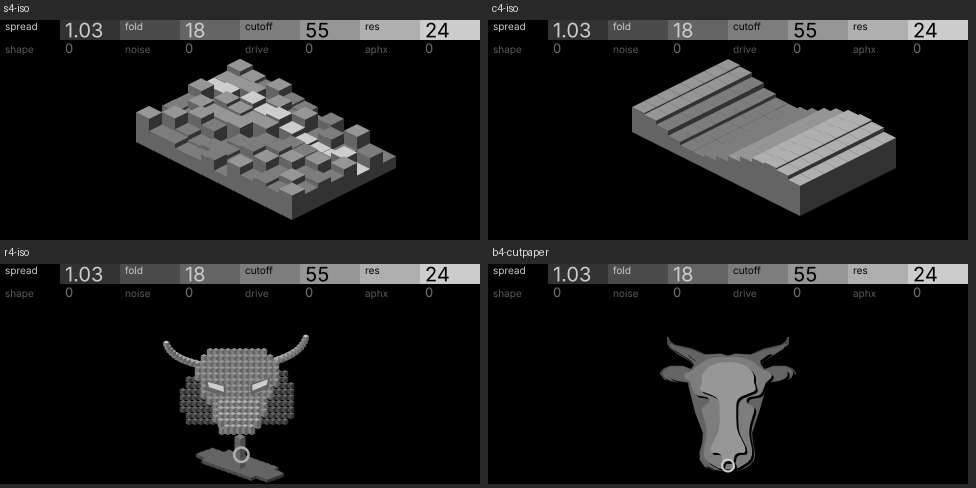
#> input picture screens/toro/concepts/blocks-candidates.png, 976 x 488 px, given in place of toro-ink-rest.jpg, which was not available
$ python ink_trace.py blocks-candidates.png
#> lines starting #> are read from the running program, lines starting #| are printed output that depends on the picture; after the words box and inside, x2 and y2 are one past the last pixel; in counts of white or black regions, pixels touching at a corner belong together
### screens/toro/gen_frames.py
#!/usr/bin/env python3
"""Frames for toro's TAURUS screen, revision 3 (screens/toro/brief.md).

An atlas page. The Taurus chart is static: grid, stars, figure lines, labels. Every control acts on
something an atlas draws in its own conventions:

  spread  the Moon slides along its dotted ephemeris track       shape   the Moon's phase
  fold    the Milky Way's isophote contours fold at the edges    noise   faint stars come out
  cutoff  a magnifier inset on Aldebaran: the star grows to a disk
  res     Airy rings round the magnified star                    drive   plotted Taurid meteor trails
  aphx    stars drift off their places

One drawing language: hairline strokes (1–1.5 px), outlines first, fills only as dark bodies, one
bright subject. Frames are authored like the panel fragment; mutable outlines sit at a node origin
with points inside ±64 px.

Chart geometry is from thoughtgrain/labyrinth opxy/machines/toro/gen_panel.py, MIT, (c) 2026 briannhinton.

    python3 screens/toro/gen_frames.py
"""
from __future__ import annotations

import math
import random
from pathlib import Path

OUT = Path(__file__).resolve().parent / "frames"
PREFIX = "toro"
G = ["#000000", "#323232", "#4B4B4B", "#646464", "#7D7D7D", "#969696", "#AFAFAF", "#CDCDCD"]
FONT = 'font-family="UniversNextPro-Light"'


def grey(level: float) -> str:
    return G[max(0, min(7, round(level * 7)))]


# ---- the chart (labyrinth gen_panel.py), absolute, static ------------------------------------------------------
CX, CY = 240, 134
STARS = {"ald": (18, 2, 3.2), "g1": (-6, -14, 2.0), "g2": (-26, -24, 1.7), "g3": (-4, 16, 1.8), "g4": (-28, 28, 1.6),
         "beta": (110, -56, 2.5), "zeta": (96, 44, 2.1), "back": (-70, -6, 1.7), "tail": (-150, 22, 1.7)}
POS = {k: (CX + x, CY + y) for k, (x, y, _) in STARS.items()}
JOINS = [("ald", "g1"), ("g1", "g2"), ("ald", "g3"), ("g3", "g4"), ("g1", "beta"), ("g3", "zeta"),
         ("g2", "back"), ("g4", "back"), ("back", "tail")]
PLE = (120, 106)
PLE7 = [(-8, -4, 1.7), (-2, -7, 1.6), (5, -5, 1.8), (9, 1, 1.6), (3, 5, 1.7), (-5, 6, 1.6), (0, 0, 2.0)]

# ---- the sky's other features -----------------------------------------------------------------------------------
MOON_Y, MOON_X0, MOON_X1, MOON_R = 63, 170, 312, 21          # ephemeris track along the top
INSET, INSET_R = (412, 172), 41                              # magnifier on Aldebaran
MW_ORIGIN, MW_A, MW_B = (440, 102), (392, 62), (492, 148)     # Milky Way band, top right (points within ±64 of origin)
RADIANT = (150, 150)
FIELD_N, FIELD_BASE, TRAILS = 165, 40, 16
BODY_TOP = 40
LINE_W, HAIR = 1.2, 1.0

DEFAULTS = {"spread": 0.06, "fold": 0.18, "cutoff": 0.55, "res": 0.24, "shape": 0.0, "noise": 0.0, "drive": 0.0, "aphx": 0.0}
CONTROLS = list(DEFAULTS)
HIDDEN = (640, 320)
N = {"MW": 0, "HDR": 3, "STAR": 11, "JOIN": 20, "INSET_STAR": 29, "INSET_CORE": 30, "SPIKE": 31, "RING": 32,
     "NEIGH": 36, "MOON_BODY": 38, "MOON_LIMB": 39, "MOON": 40, "TRAIL": 48, "FIELD": 64}
N["TOTAL"] = N["FIELD"] + FIELD_N
MOON_PHASES = 8


def f(v: float) -> str:
    s = f"{v:.3f}".rstrip("0").rstrip(".")
    return "0" if s in ("-0", "") else s


def poly(pts) -> str:
    return "M " + " L ".join(f"{f(x)} {f(y)}" for x, y in pts) + " Z"


def dot(r: float, n: int = 10):
    return [(math.cos(k * 2 * math.pi / n) * r, math.sin(k * 2 * math.pi / n) * r) for k in range(n)]


# [15 lines left out: functions annulus, ribbon, not called in this run]


def line(a, b, w):
    return ribbon([a, b], w)


def taper(length: float, w0: float, w1: float):
    return [(0, -w0 / 2), (length, -w1 / 2), (length, w1 / 2), (0, w0 / 2)]


def rot(pts, deg):
    c, s = math.cos(math.radians(deg)), math.sin(math.radians(deg))
    return [(x * c - y * s, x * s + y * c) for x, y in pts]


def spike(r: float, inner: float = 0.05):
    return [(math.cos(-math.pi / 2 + k * math.pi / 4) * (r if k % 2 == 0 else r * inner),
             math.sin(-math.pi / 2 + k * math.pi / 4) * (r if k % 2 == 0 else r * inner)) for k in range(8)]


# [4 lines left out: function fold_signal, not called in this run]


def hrand(i: int, salt: int) -> float:
    x = math.sin(i * 12.9898 + salt * 78.233) * 43758.5453
    return x - math.floor(x)


# [5 lines left out: function moon_phase, not called in this run]


def in_inset(x, y, pad=0):
    return math.hypot(x - INSET[0], y - INSET[1]) < INSET_R + pad


def on_body(x, y):
    return 2 <= x <= 478 and BODY_TOP + 2 <= y <= 218


# ---- seeded layouts ---------------------------------------------------------------------------------------------
def clear_of_marks(x, y):
    if any(math.hypot(x - px, y - py) < 7 for px, py in POS.values()):
        return False
    if math.hypot(x - PLE[0], y - PLE[1]) < 16 or in_inset(x, y, 4):
        return False
    boxes = [(10, 50, 90, 66), (100, 79, 142, 90), (144, 40, 336, 96), (352, 66, 366, 78), (338, 182, 352, 194), (74, 162, 90, 174), (134, 162, 178, 174)]
    return not any(x0 <= x <= x1 and y0 <= y <= y1 for x0, y0, x1, y1 in boxes)


def field_layout():
    rnd, pts = random.Random(41), []
    while len(pts) < FIELD_N:
        x, y = rnd.uniform(6, 474), rnd.uniform(BODY_TOP + 4, 214)
        if clear_of_marks(x, y):
            pts.append((x, y, rnd.choice([1.6, 1.6, 1.7, 1.9]), rnd.choice([3, 3, 4, 5])))
    return pts


def trail_layout():
    """meteor trails as an observer plots them: short lines that trace back to the radiant"""
    rnd, out = random.Random(7), []
    while len(out) < TRAILS:
        ang = rnd.uniform(0, 360)
        d0 = rnd.uniform(26, 230)
        length = rnd.uniform(36, 58)
        a = (RADIANT[0] + math.cos(math.radians(ang)) * d0, RADIANT[1] + math.sin(math.radians(ang)) * d0)
        b = (a[0] + math.cos(math.radians(ang)) * length, a[1] + math.sin(math.radians(ang)) * length)
        if not (on_body(*a) and on_body(*b)) or in_inset(*a, 6) or in_inset(*b, 6):
            continue
        if not (clear_of_marks(*a) and clear_of_marks(*b)):
            continue
        out.append((a, ang, length))
#> in trace, `im = Image.open(path).convert("L").crop(box).resize((W, H), Image.BOX)`:
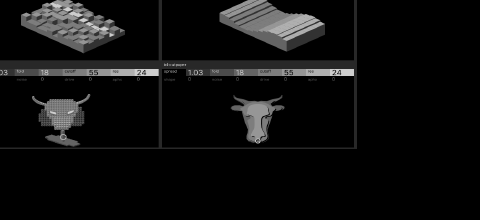
#> im: PIL image 480x220 L; min 0, max 205, mean 14.2
#> in trace, `gray = np.clip((np.array(im).astype(float) - black) / (white - black),..`:
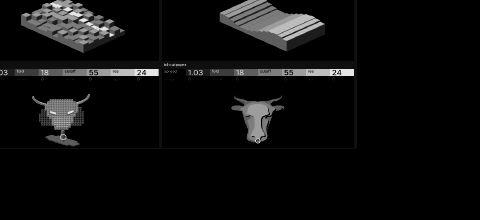
#> gray: shape (220, 480) float64; min 0, max 0.898, mean 0.05
    return out


FIELD = field_layout()
TRAIL = trail_layout()


# ---- static artwork -----------------------------------------------------------------------------------------------
# [49 lines left out: functions static_back, labels, inset_frame, not called in this run]


# ---- header preview -----------------------------------------------------------------------------------------------
def header(values: dict) -> list[str]:
    o = ['<g id="preview_header">', '<rect x="0" y="0" width="480" height="38" fill="#000000" stroke="none"/>']
    for i, c in enumerate(G):
        o.append(f'<rect x="{60 * i}" y="0" width="60" height="20" fill="{c}" stroke="none"/>')
    caps = {k: str(round(v * 100)) for k, v in values.items()}
    caps["spread"] = f"{1 + 0.5 * values['spread']:.2f}"
    for col in range(4):
        light = "#CBCBCB" if col < 2 else "#000000"
        a, b = CONTROLS[col], CONTROLS[col + 4]
        o.append(f'<text transform="matrix(1 0 0 1 {5 + 120 * col} 10)" fill="{light}" {FONT} font-size="10px">{a}</text>')
        o.append(f'<text transform="matrix(1 0 0 1 {65 + 120 * col} 17.4)" fill="{light}" {FONT} font-size="20px">{caps[a]}</text>')
        o.append(f'<text transform="matrix(1 0 0 1 {5 + 120 * col} 33)" fill="#5A5A5A" {FONT} font-size="10px">{b}</text>')
        o.append(f'<text transform="matrix(1 0 0 1 {65 + 120 * col} 33)" fill="#707070" {FONT} font-size="13px">{caps[b]}</text>')
    o.append("</g>")
    return o


# [117 lines left out: functions node, frame, main, not called in this run]


# [2 lines that do not run on import are left out]

### screens/toro/concepts/ink_trace.py
#!/usr/bin/env python3
"""Toro round 10: the owner's own one-bit bull, traced from two photos of the real screen and driven by toro's controls.

References (opxy/reference/): toro-ink-rest.jpg is the rest state, toro-ink-smoke.jpg is the same screen with the
steam up. I crop each photo to the display's active area and box-resample it to 480 × 220, one sample per display
pixel. Solid lines (a 3 × 3 neighbourhood mostly white) and lone dots are kept as they are; everything else is a
dithered region whose local density I quantise to 0/25/50/75/100 % and redraw as ordered (Bayer) dither. That gives
pixel-exact art that matches the photo without the camera's moiré. The same `regularise` pass runs after any raster
move, so the dither never smears. The steam is the difference between the two traces, kept as its own layer.

Control map (toro's eight):
  spread  horns scale outward from their roots      shape  the waveform glyphs morph saw → triangle
  fold    heat squiggles appear and tighten          noise  sparkles and grain fill the air
  cutoff  the eyes: dead → glint → wide open         drive  the steam comes out, puff by puff from the nostrils
  res     the burst beside the muzzle grows          aphx   the dither swatches slip, per key, with a torn scanline
  a note: the eyes flash and the steam flares a step further

    python3 screens/toro/concepts/ink_trace.py [--debug]
"""
from __future__ import annotations

import math
import random
import subprocess
import sys
import tempfile
from pathlib import Path

import numpy as np
from PIL import Image, ImageDraw
from scipy.ndimage import binary_dilation, uniform_filter

HERE = Path(__file__).resolve().parent
sys.path.insert(0, str(HERE.parent))
import gen_frames as g  # noqa: E402

W, H, TOP = 480, 220, 40
REFDIR = HERE.parent.parent.parent / "opxy" / "reference"
REST = (REFDIR / "toro-ink-rest.jpg", (83, 71, 1283, 687))        # photo, display's active area in it
SMOKE = (REFDIR / "toro-ink-smoke.jpg", (66, 50, 966, 512))
BAYER = np.array([[0, 8, 2, 10], [12, 4, 14, 6], [3, 11, 1, 9], [15, 7, 13, 5]]) / 16.0 + 1 / 32
_yy, _xx = np.mgrid[0:H, 0:W]
BAY = BAYER[_yy % 4, _xx % 4]

# regions in logical px, read off the rest trace at 2×
HORN_L = (138, 42, 192, 102)
HORN_R = (276, 42, 332, 102)
EYES = ((210, 124, 12), (267, 124, 12))
FACE = (198, 76, 278, 150)
NOSE = (240, 166)
BURST = (150, 150)
WAVE = (78, 165, 150, 200)
WAVE_SMALL = (400, 98, 452, 130)
BLOCKS = [(90, 42, 128, 80), (90, 102, 125, 135), (362, 58, 396, 92), (366, 120, 398, 152)]
SQUIGGLES = [(140, 100), (62, 128), (345, 92), (300, 182)]
HEAD = (138, 42, 334, 180)                    # horns, ears, face and muzzle; the neck at the bottom edge stays put
TUFT = (368, 52, 404, 94)
PLUMES = [(44, 78), (120, 76), (152, 98), (226, 148), (226, 180), (150, 172), (88, 162), (40, 130)], \
         [(254, 150), (300, 118), (360, 98), (392, 76), (434, 82), (438, 120), (402, 142), (332, 160), (254, 180)]


# ---- tracing ---------------------------------------------------------------------------------------------------------
def regularise(on: np.ndarray, mask=None) -> np.ndarray:
    """keep solid lines and lone dots; redraw every dithered region as Bayer at its local density"""
    n3 = uniform_filter(on.astype(float), 3) * 9
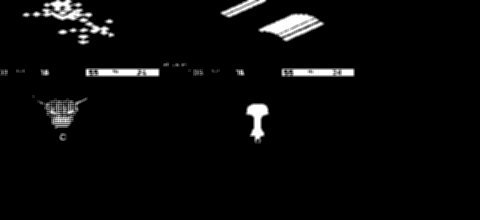
#> n3: shape (220, 480) float64; min -2.66e-15, max 9, mean 0.309; drawn with min black and max white
    d5 = uniform_filter(on.astype(float), 5)
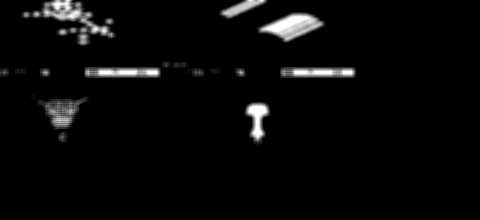
#> d5: shape (220, 480) float64; min -5.11e-16, max 1, mean 0.0344; drawn with min black and max white
    tone = np.round(d5 * 4) / 4
    out = BAY < tone
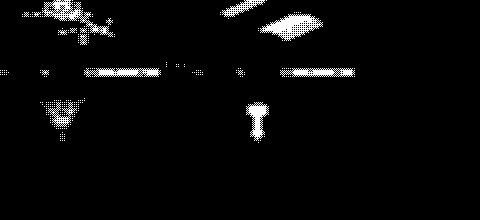
#> out: shape (220, 480) bool; 3.4% white; 226 white regions (217 under 20 px), largest, box (x1, y1, x2, y2) and area: (260, 14, 323, 41) 805, (42, 0, 113, 37) 614, (84, 68, 161, 77) 450
    out[on & (n3 >= 6)] = True
    out[on & (n3 <= 2) & (d5 < 0.15)] = True
#> out: shape (220, 480) bool; 3.9% white; 232 white regions (219 under 20 px), largest, box (x1, y1, x2, y2) and area: (260, 14, 323, 41) 898, (42, 0, 113, 37) 729, (84, 68, 161, 77) 518
    out[~on & (n3 <= 1)] = False
    if mask is not None:
        out = np.where(mask, out, on)
    return out


def trace(ref, thresh=0.5, black=28, white=225) -> np.ndarray:
    path, box = ref
    im = Image.open(path).convert("L").crop(box).resize((W, H), Image.BOX)
    gray = np.clip((np.array(im).astype(float) - black) / (white - black), 0, 1)
    out = regularise(gray > thresh)
    out[:TOP] = False
#> out: shape (220, 480) bool; 1.8% white; 142 white regions (137 under 20 px), largest, box (x1, y1, x2, y2) and area: (85, 68, 160, 77) 511, (281, 68, 355, 77) 496, (246, 103, 269, 141) 450, (48, 102, 77, 127) 247, (80, 40, 87, 45) 23
    return out


def _cached(name, fn):
    p = HERE / "i2-trace" / name
    if p.exists():
        return np.array(Image.open(p).convert("L")) > 127
    p.parent.mkdir(exist_ok=True)
    out = fn()
    Image.fromarray((out * 255).astype("uint8")).save(p)
    return out


def base() -> np.ndarray:
    return _cached("base.png", lambda: trace(REST))


def smoke() -> tuple[np.ndarray, np.ndarray]:
    """the steam: the smoke trace, and the mask of where it differs from the rest trace"""
    def build():
        m = poly_mask(PLUMES[0]) | poly_mask(PLUMES[1])      # the two traces align within 2 px, so the plume regions can simply swap
        for keep in ((196, 70, 280, 150), (214, 150, 266, 180), (368, 52, 404, 92), WAVE_SMALL):   # the face, chin, tail tuft and right glyph stay the rest art
            m &= ~box_mask(keep)
        return m
    m = _cached("smoke-mask.png", build)
    s = _cached("smoke.png", lambda: trace(SMOKE))
    return s, m


# ---- raster region ops ------------------------------------------------------------------------------------------------
def poly_mask(pts) -> np.ndarray:
    im = Image.new("L", (W, H), 0)
    ImageDraw.Draw(im).polygon([(round(x), round(y)) for x, y in pts], fill=255)
    return np.array(im) > 0


def box_mask(b) -> np.ndarray:
    m = np.zeros((H, W), bool)
    m[b[1]:b[3], b[0]:b[2]] = True
    return m


# [9 lines left out: function retone, not called in this run]


def scale_region(px: np.ndarray, b, sx: float, sy: float, anchor: str) -> None:
    """scale a box's pixels, nearest-neighbour, keeping one corner ('bl' or 'br') fixed; then regularise"""
    x0, y0, x1, y1 = b
    src = Image.fromarray((px[y0:y1, x0:x1] * 255).astype("uint8"))
    nw, nh = max(1, round((x1 - x0) * sx)), max(1, round((y1 - y0) * sy))
    dst = np.array(src.resize((nw, nh), Image.NEAREST)) > 127
    px[y0:y1, x0:x1] = False
    ty = y1 - nh
    tx = x0 if anchor == "bl" else x1 - nw
    cy0, cx0 = max(0, ty), max(0, tx)
    sub = dst[cy0 - ty:, cx0 - tx:]
    sub = sub[: H - cy0, : W - cx0]
    px[cy0:cy0 + sub.shape[0], cx0:cx0 + sub.shape[1]] |= sub
    m = np.zeros((H, W), bool)
    m[cy0:cy0 + sub.shape[0], cx0:cx0 + sub.shape[1]] = True
    px[:] = regularise(px, m)


def skew_region(px: np.ndarray, b, amp: float) -> None:
    """lean a box sideways: each row shifts by amp at the top, tapering to 0 at the bottom (a head on a neck)"""
    x0, y0, x1, y1 = b
    src = px[y0:y1, x0:x1].copy()
    px[y0:y1, x0:x1] = False
    for i in range(y1 - y0):
        dx = int(round(amp * (1 - i / (y1 - y0))))
        tx = x0 + dx
        row = src[i]
        lo, hi = max(0, tx), min(W, tx + row.shape[0])
        px[y0 + i, lo:hi] |= row[lo - tx:hi - tx]


def shift_region(px: np.ndarray, b, dx: int, dy: int = 0) -> None:
    x0, y0, x1, y1 = b
    src = px[y0:y1, x0:x1].copy()
    px[y0:y1, x0:x1] = False
    tx0, ty0 = max(0, x0 + dx), max(0, y0 + dy)
    sub = src[ty0 - (y0 + dy):, tx0 - (x0 + dx):][: H - ty0, : W - tx0]
    px[ty0:ty0 + sub.shape[0], tx0:tx0 + sub.shape[1]] = sub


# ---- vector marks (drawn in white, PIL) --------------------------------------------------------------------------------
class Pen:
    def __init__(self, px):
        self.px = px

    def _draw(self, fn, value=True):
        im = Image.new("L", (W, H), 0)
        fn(ImageDraw.Draw(im))
        self.px[np.array(im) > 0] = value

    def line(self, pts, w=2, value=True):
        self._draw(lambda d: d.line([(round(x), round(y)) for x, y in pts], fill=255, width=w, joint="curve"), value)

    def disc(self, x, y, r, value=True):
        self._draw(lambda d: d.ellipse([x - r, y - r, x + r, y + r], fill=255), value)

    def ring(self, x, y, r, w=2):
        self._draw(lambda d: d.ellipse([x - r, y - r, x + r, y + r], outline=255, width=w))

    def tone_disc(self, x, y, r, tone):
        im = Image.new("L", (W, H), 0)
        ImageDraw.Draw(im).ellipse([x - r, y - r, x + r, y + r], fill=255)
        m = np.array(im) > 0
        self.px[m] = (BAY < tone)[m]

    def sparkle(self, x, y, r, rays=4, w=1):
        for k in range(rays):
            a = math.pi * k / rays
            self.line([(x - r * math.cos(a), y - r * math.sin(a)), (x + r * math.cos(a), y + r * math.sin(a))], w)

    def burst(self, x, y, r, rays=8):
        """the reference's sun-burst mark: short rays with a gap at the centre"""
        self.px[int(y - r - 2):int(y + r + 3), int(x - r - 2):int(x + r + 3)] = False
        for k in range(rays):
            a = 2 * math.pi * k / rays
            self.line([(x + r * 0.45 * math.cos(a), y + r * 0.45 * math.sin(a)), (x + r * math.cos(a), y + r * math.sin(a))], 2 if r > 8 else 1)

    def squiggle(self, x, y, length, amp, turns):
        pts = [(x + amp * math.sin(t / length * turns * 2 * math.pi), y + t) for t in range(0, int(length) + 1, 2)]
        self.line(pts, 2)

    def wave(self, b, shape_v, bar=4, gain=1.0):
        """the reference's bar glyph: a symmetric envelope that shape morphs from a saw ramp to a triangle"""
        x0, y0, x1, y1 = b
        self.px[y0 - 4:y1 + 4, x0:x1] = False
        n = (x1 - x0) // bar
        cy = (y0 + y1) / 2
        hmax = (y1 - y0) / 2 - 1
        for i in range(n):
            u = i / (n - 1)
            tri = 1 - abs(2 * u - 1)
            saw = (u * 2) if u < 0.5 else 1 - ((u - 0.5) * 2)
            saw = saw ** 3                                            # a sharp spike, the saw's edge
            env = tri * shape_v + saw * (1 - shape_v)
            h = max(1.5, min(hmax + 4, hmax * (0.12 + 0.88 * env) * gain))
            x = x0 + i * bar + 1
            self.line([(x, cy - h), (x, cy + h)], 2)


# ---- the frame ---------------------------------------------------------------------------------------------------------
def kink(a):
    return 0.4 * a + 0.6 * a ** 3


def note(t):
    """what a note does over time t (s): a decaying side-to-side wobble, a flash, a flare of steam"""
    if t is None:
        return dict(wobble=0.0, flash=0.0, flare=0.0, pulse=0.0)
    env = math.exp(-t / 0.5)
    return dict(wobble=7 * math.sin(2 * math.pi * 2.2 * t) * env, flash=1.0 if t < 0.15 else 0.0,
                flare=0.25 * math.exp(-t / 0.6), pulse=env)


def frame(v, playing=False, key=0) -> np.ndarray:
    """`playing` is False, or the time in seconds since note-on (True means 0.05 s)"""
    t = None if playing is False else (0.05 if playing is True else float(playing))
    n = note(t)
    playing = t is not None
    px = base().copy()
    pen = Pen(px)
    D = g.DEFAULTS

    # drive: the steam comes out of the nostrils and reaches further the harder toro is driven; a note flares it
    reach = v["drive"] + n["flare"]
    if reach > 0.02:
        s, m = smoke()
        dist = np.hypot(_xx - NOSE[0], _yy - NOSE[1])
        near = m & (dist < 24 + 200 * min(1.0, reach))
        px[near] = s[near]

    # spread: horns scale outward about their roots
    k = 1 + 0.42 * (v["spread"] - D["spread"]) / (1 - D["spread"]) if v["spread"] >= D["spread"] else 1 - 0.1 * (D["spread"] - v["spread"]) / D["spread"]
    if abs(k - 1) > 0.01:
        scale_region(px, HORN_L, k, 1 + (k - 1) * 0.5, "br")
        scale_region(px, HORN_R, k, 1 + (k - 1) * 0.5, "bl")

    # cutoff: the eyes. dead at 0, the reference's glint by the middle, wide open at 100; a note flashes them
    cut = v["cutoff"]
    d0 = D["cutoff"]
    open_ = max(n["flash"], (cut - d0) / (1 - d0))                 # above the default the white fills in; a note flashes them wide
    glint = 3 * min(1.0, cut / d0)                                 # below it the glint shrinks away: dead eyes at 0
    for (ex, ey, er) in EYES:
        pen.disc(ex, ey, er + 1, False)
        pen.tone_disc(ex, ey, er - 2, open_)
        pen.ring(ex, ey, er, 2)
        if open_ > 0.6:
            pen.disc(ex + 1, ey - 1, 3.5, False)                   # a black pupil in a wide white eye
        elif glint >= 1:
            gx, gy = int(ex + 2 - glint / 2), int(ey - 1 - glint / 2)
            px[gy:gy + int(round(glint)), gx:gx + int(round(glint))] = True   # the reference's square glint
#> this loop made 2 passes
#> pass 1, in tone_disc, `m = np.array(im) > 0`:
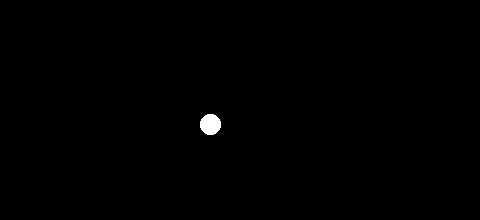
#> m: shape (220, 480) bool; 0.33% white; 1 white region, box (x1, y1, x2, y2) and area: (200, 114, 221, 135) 349
#> after the loop:
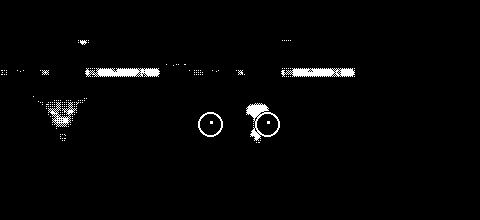
#> px: shape (220, 480) bool; 1.9% white; 147 white regions (141 under 20 px), largest, box (x1, y1, x2, y2) and area: (85, 68, 160, 77) 511, (281, 68, 355, 77) 496, (246, 103, 280, 141) 417, (48, 102, 77, 127) 247, (198, 112, 223, 137) 140, (80, 40, 87, 45) 23

    # a note: the head wobbles side to side on its neck (horns, ears and face lean together) and the tail tuft flicks
    if abs(n["wobble"]) >= 0.5:
        skew_region(px, HEAD, n["wobble"])
        shift_region(px, TUFT, int(round(-n["wobble"] * 0.3)), int(round(-abs(n["wobble"]) * 0.3)))

    # res: the burst beside the muzzle grows
    pen.burst(*BURST, 4 + 10 * v["res"], rays=8 if v["res"] > 0.5 else 6)
#> (the rest of the program and of its run is left out)
